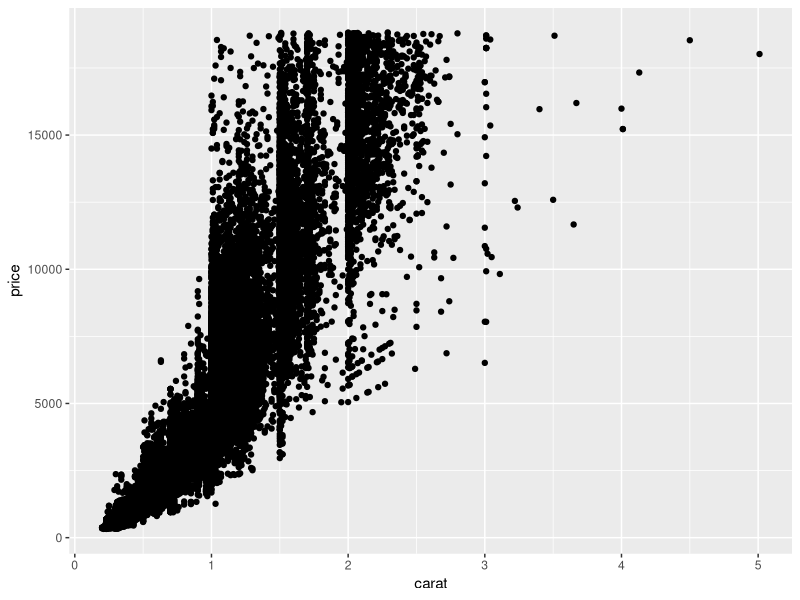
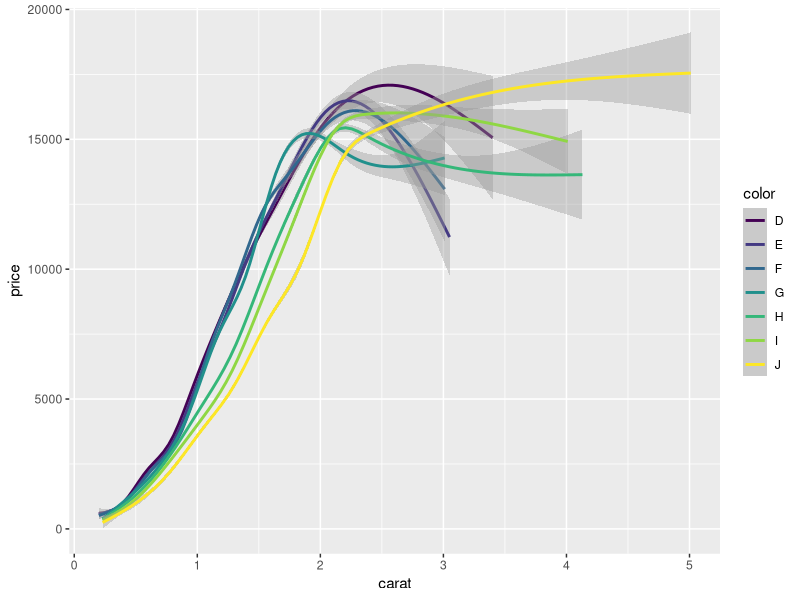
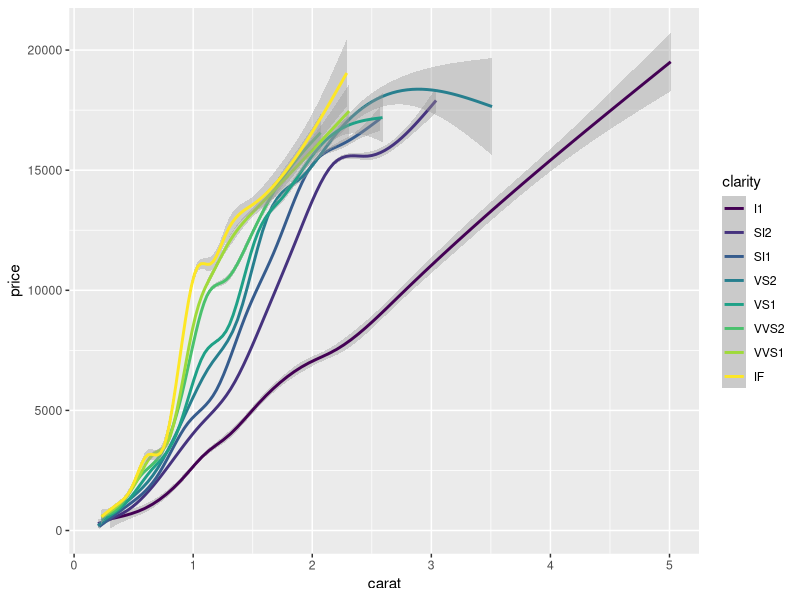
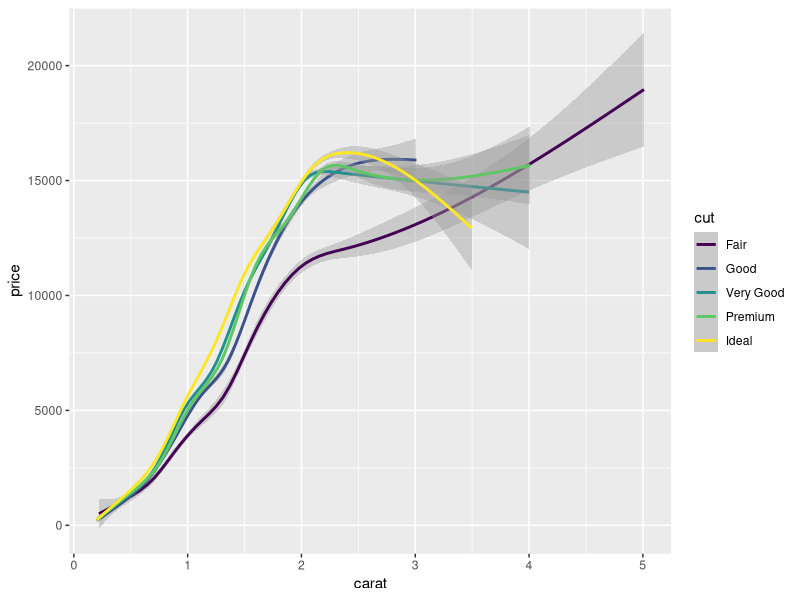

Generate these figures, in order, with R:
library(tidyverse)
names(diamonds)
dim(diamonds)
diamonds_df <- as.data.frame(diamonds)

sort(diamonds_df[,"price"],decreasing = TRUE)[1:10]
arrange(select(diamonds,price),price)

diamonds_exp = diamonds_df[diamonds_df["price"]==18823,]

diamonds_prem = diamonds_df[diamonds_df["cut"]=="Premium",]
length(diamonds_prem)



library(ggplot2)
ggplot(data = diamonds) + geom_point(mapping = aes(x = carat, y = price))
ggplot(data = diamonds) + geom_smooth(mapping = aes(x = carat, y = price,color = color))
ggplot(data = diamonds) + geom_smooth(mapping = aes(x = carat, y = price,color = clarity))
ggplot(data = diamonds) + geom_smooth(mapping = aes(x = carat, y = price, color = cut))
